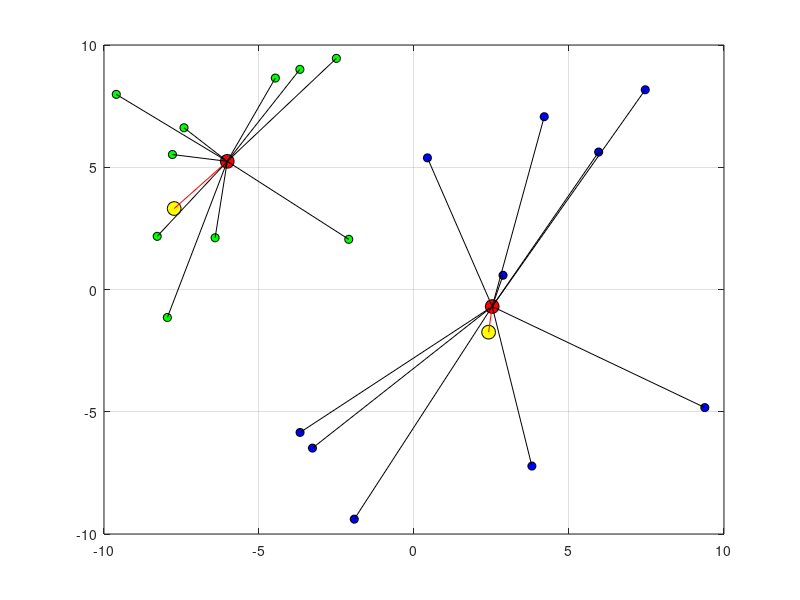

Write the MATLAB code that produced this figure.
clc
close all

NB_POINTS = 20;
MAX_STEPS = 10;
RANDOM = true;
MIN_CENTER_DIST = 0;

points = ...
[ 8 -8;
  5 -7;
  9 -4;
  5 -9;
  7 -6;
  7 -9;
  8 -7;

  -8 8;
  -5 7;
  -9 4;
  -5 9;
  -7 6;
  -7 9;
  -8 7;
];

if RANDOM
    points = -10 + (20 * rand(NB_POINTS,2));
end

N = size(points,1);

%% Functions
function drawLine(point1, point2)
    plot([point1(1), point2(1)], [point1(2), point2(2)], '-k', 'LineWidth', 0.5);
    hold on;
end

function [d] = d1(p1,p2)
    d = norm(p2-p1);
end

function [g1,g2] = dissociate(points,n)
    N = size(points,1);
    ng1 = 1; ng2 = 1;
    g1 = zeros(N-n,2); g2 = zeros(n,2);
    
    for k=1:N
        if points(k,3) == 1
            g2(ng2,:) = points(k,1:2); ng2 = ng2+1;
        else
            g1(ng1,:) = points(k,1:2); ng1 = ng1+1;
        end
    end
end

function plot_points(points,centers)
    N = size(points,1);
    figure
    plot(centers(1,[1,3]), centers(1,[2,4]), 'ko', 'MarkerFaceColor', 'y', 'MarkerSize', 10);
    hold on;
    plot(centers(2:end,1), centers(2:end,2), 'ko', 'MarkerFaceColor', 'r', 'MarkerSize', 10);
    plot(centers(2:end,3), centers(2:end,4), 'ko', 'MarkerFaceColor', 'r', 'MarkerSize', 10);
    plot(centers(:,1), centers(:,2), '-r');
    plot(centers(:,3), centers(:,4), '-r');
    
    for m=1:N
        if points(m,3)==1
            plot(points(m,1), points(m,2), 'ko', 'MarkerFaceColor', 'g','LineWidth',0.5);
        else
            plot(points(m,1), points(m,2), 'ko', 'MarkerFaceColor', 'b','LineWidth',0.5);
        end
    end
    
    hold on;
    for j = 1:N
        if points(j,3)==1
            drawLine(centers(end,3:4),points(j,1:2));
        else
            drawLine(centers(end,1:2),points(j,1:2));
        end
    end
    grid on;
end

% Choose two random points as cluster centers
if RANDOM==false, rand('seed', 1); end
init_centers = -10 + (20 * rand(1,4));
while d1(init_centers(1,1:2),init_centers(1,3:4))<MIN_CENTER_DIST
    init_centers = -10 + (20 * rand(1,4));
end

centers = zeros(MAX_STEPS,4);
centers(1,:) = init_centers;

% Iterate Responsability
for i=1:MAX_STEPS
    n = 0;
    for j=1:N
        if d1(centers(i,3:4),points(j,1:2)) <= d1(centers(i,1:2),points(j,1:2))
            points(j,3) = 1;
            n = n+1;
        else
            points(j,3) = 0;
        end    
    end
    [g1,g2] = dissociate(points,n);
    
    if i<MAX_STEPS
        centers(i+1,1:2) = mean(g1);
        centers(i+1,3:4) = mean(g2);
    end

    if i>1
        if centers(i,1)==centers(i-1,1) && ...
           centers(i,2)==centers(i-1,2) && ...
           centers(i,3)==centers(i-1,3) && ...
           centers(i,4)==centers(i-1,4)
            fprintf('Convergence reached in %i steps', i-1);
            centers = centers(1:i-1,:);
            break;
        end
    end
end

% Plot results
plot_points(points,centers);
